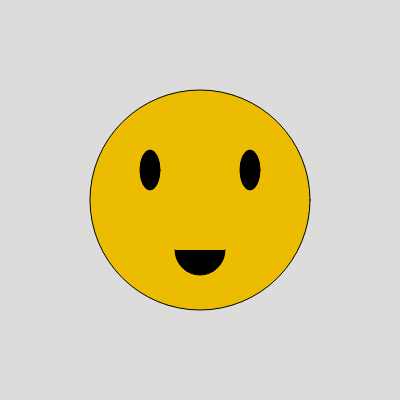
Frame 1 (no input)
Frame 60 (no input): identical to frame 1, image omitted
Frame 120 (the mouse pressed at the canvas centre since frame 60): identical to frame 1, image omitted

The p5.js sketch that drew this single still picture (run headless with seeded random() and noise() and a simulated clock; from frame 60 on, the mouse is pressed at the canvas centre):

// p5.js sketch
// ── sketch.js
function setup() {
    createCanvas(400, 400);
}

function draw() {
    background(220);
    fill("rgba(235, 188, 0, 1)");
    ellipse(200,200,220,220)
    fill("rgba(0,0,0,1)");
    ellipse(150,170,20,40)
    fill("rgba(0,0,0,1)");
    ellipse(250,170,20,40)
    fill("rgba(0,0,0,1)");
    //noFill();
    arc(200, 250, 50, 50, TWO_PI, PI); // de 180 até 360


}
// ── index2.html
<!DOCTYPE html>
<html lang="pt-br">
<head>
    <meta charset="UTF-8">
    <script src="https://cdnjs.cloudflare.com/ajax/libs/p5.js/0.7.3/p5.js"></script>
    <script src="sketch2.js"></script>
    <title>Introdução ao P5.js - exercicio 2</title>
</head>
<body>

</body>
</html>
// ── sketch2.js
function setup() {
    createCanvas(800, 600);
}

function draw() {
    background(220);
    fill("rgba(0, 122, 33, 1)");
    rect(50, 300, 200, 150);
    fill("rgba(57, 35, 35, 1)");
    rect(115, 450, 70, 300);
    fill("rgba(235, 188, 0, 1)");
    ellipse(125,320,20,20)
    ellipse(135,420,20,20)
    ellipse(185,370,20,20)
    //line(120, 450, 120, 600);
    //line(180, 450, 180, 600);


}
